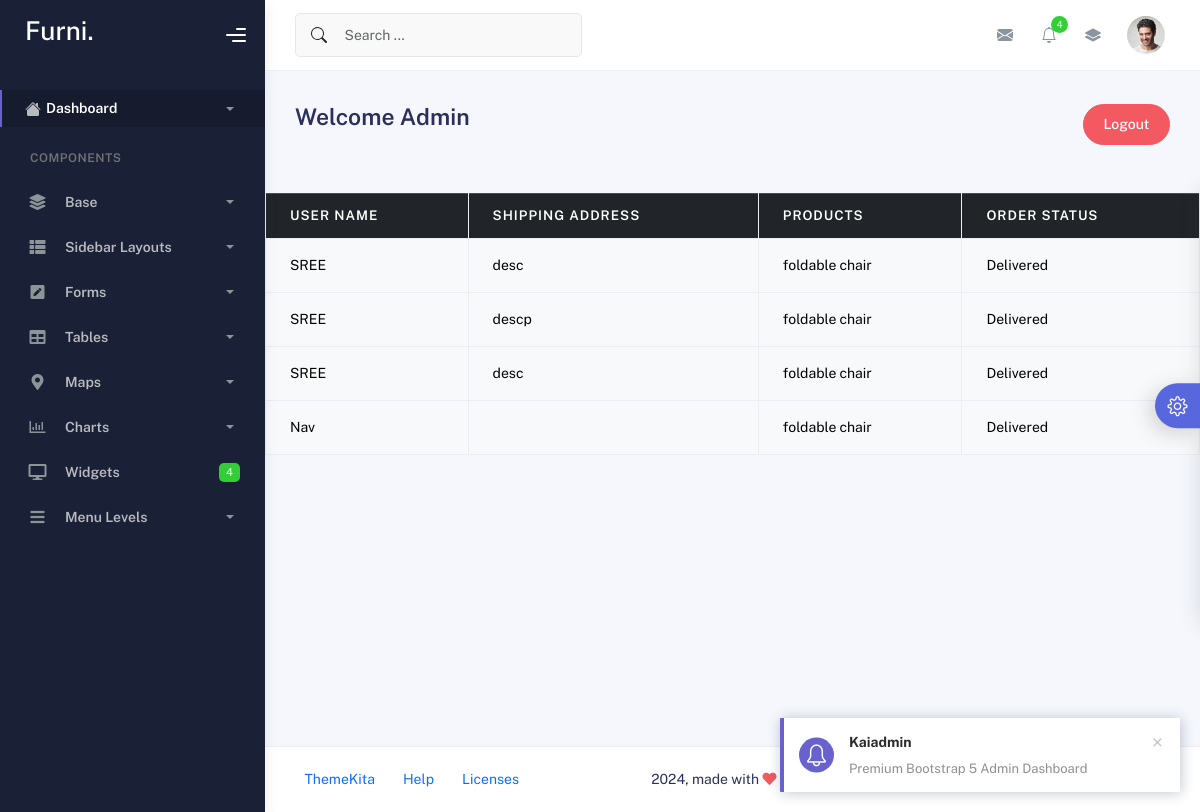
/delivered_orders/, run on the app's committed database.
### ecomapp/models.py (models this page shows, shortened)
class Order(models.Model):
    STATUS_CHOICES = [
        ('Pending', 'Pending'),
        ('Orderplaced', 'Orderplaced'),
        ('Shipped', 'Shipped'),
        ('Delivered', 'Delivered'),
        ('Cancelled', 'Cancelled'),
    ]
    user = models.ForeignKey('CustomUser', on_delete=models.CASCADE, related_name='order')
    shipping_address=models.TextField()
    post=models.CharField(max_length=50)
    pincode= models.IntegerField()
    district=models.CharField(max_length=100)
    ordered_at = models.DateTimeField(auto_now_add=True)
    status = models.CharField(max_length=30, choices=STATUS_CHOICES, default='Pending')
    grand_total=models.PositiveIntegerField()
    is_paid=models.BooleanField(default=False)
    is_cod=models.BooleanField(default=False)
    is_cancelled=models.BooleanField(default=False)
    is_shipped=models.BooleanField(default=False)
    is_delivered=models.BooleanField(default=False)

class CustomUser(AbstractUser):
    is_seller=models.BooleanField(default=False)
    is_customer=models.BooleanField(default=False)

class OrderItem(models.Model):
    order = models.ForeignKey(Order, on_delete=models.CASCADE,related_name='orderitem')
    product = models.ForeignKey(Product, on_delete=models.CASCADE)
    quantity = models.IntegerField()
    totalprice=models.PositiveIntegerField()

class Product(models.Model):
    seller=models.ForeignKey(Sellerdetails,on_delete=models.CASCADE)
    category = models.ForeignKey(Category, on_delete=models.CASCADE)
    name = models.CharField(max_length=255)
    description = models.TextField(blank=True, null=True)
    price = models.DecimalField(max_digits=10, decimal_places=2)
    stock = models.IntegerField(default=0)
    is_sale=models.BooleanField(default=False)
    sale_price=models.DecimalField(max_digits=10, decimal_places=2 ,null=True,blank=True)
    image = models.ImageField(upload_to='products/', blank=True, null=True)

### ecomapp/views.py (the view)
# urls.py: path('delivered_orders/',views.delivered_orders,name='delivered_orders'),
def delivered_orders(request):
    data= Order.objects.filter(status='Delivered')
    return render(request, 'delivered.html', {'data': data})

### templates/delivered.html
{% extends 'admin.html' %}
{% block content %}
    <table class="table table-hover table-stripped table-bordered" style="margin: auto;">
      <thead class="table-dark">
        <tr>
          <th scope="col">User Name</th>
          <th scope="col">Shipping address</th>
          <th scope="col">Products</th>
          <th colspan="2" >order Status</th>
        </tr>
      </thead>
      <tbody>
        {% for i in data %}
        <tr class="table-light">
            <td>{{i.user.username}}</td>
            <td>{{i.shipping_address}}</td>
            {% for j in i.orderitem.all %}
            <td>{{j.product.name}}</td>
            {% endfor %}
            <td>
                Delivered
            </td>
        </tr>
        {% endfor %}
      </tbody>
    </table>
    <br>
    <br>
{% endblock %}

### data on the page
Order: user.username "SREE", shipping_address "desc"
OrderItem: product.name "foldable chair"
Order: user.username "SREE", shipping_address "descp"
OrderItem: product.name "foldable chair"
Order: user.username "SREE", shipping_address "desc"
OrderItem: product.name "foldable chair"
Order: user.username "Nav"
OrderItem: product.name "foldable chair"
